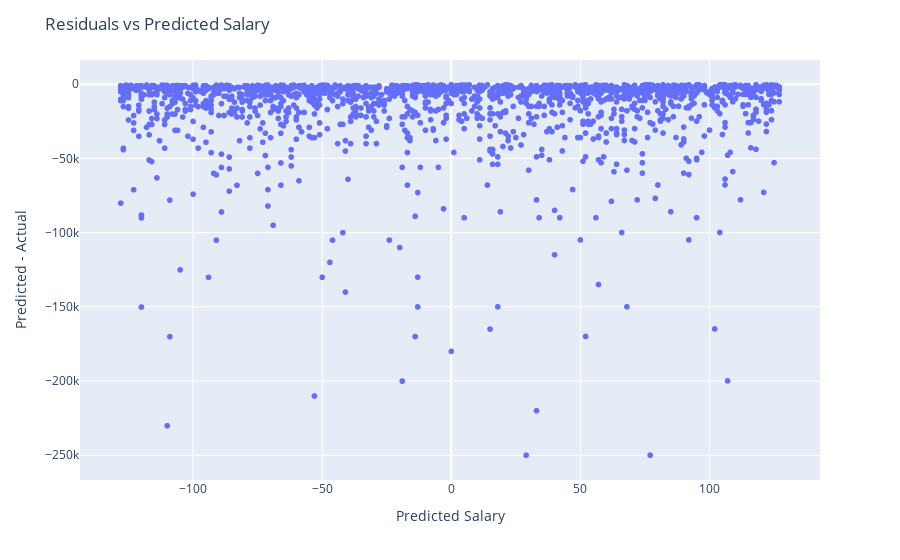
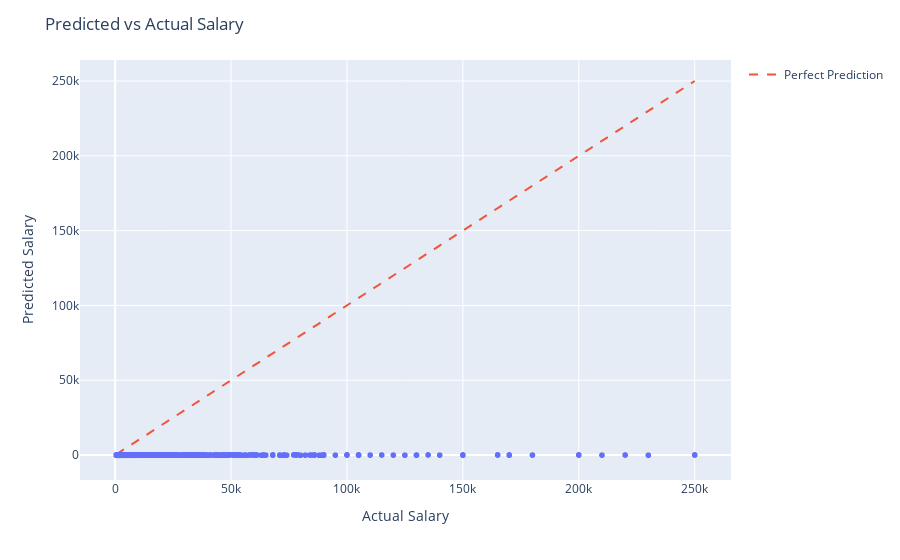
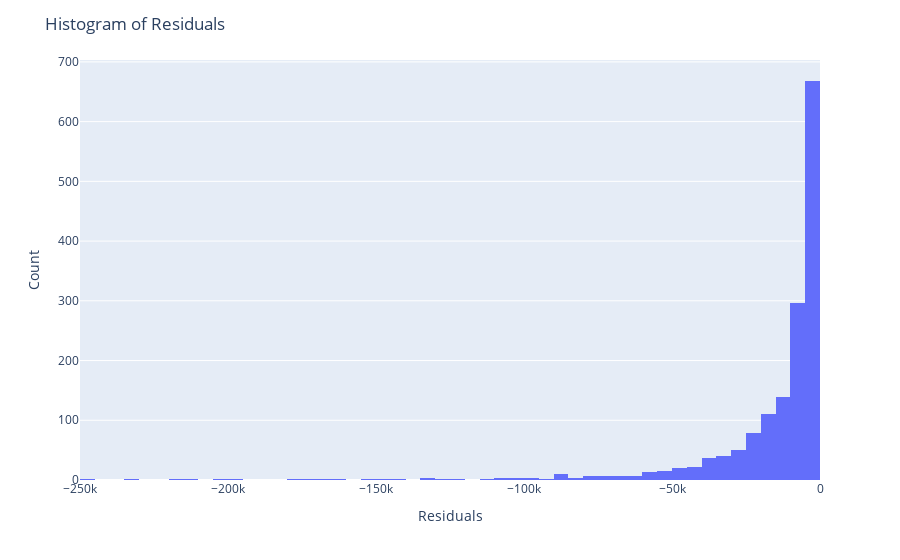

Write notebook code for charts like these, in order.
### Code cell
plot(prediction_df[prediction_df.Model == 'LightGBM'])

### Figure 1 — Plotly figure (JSON) as saved in the notebook; plotly's stock layout.template omitted (floating-point values rounded to 4 significant figures; data arrays with more than 128 entries replaced by an {"elided": "..."} marker saying what was removed)
{"data": [{"customdata": {"elided": "1566x1 str values"}, "hovertemplate": "Predicted Salary=%{x}<br>Residuals=%{y}<br>PlayerName=%{customdata[0]}<extra></extra>", "legendgroup": "", "marker": {"color": "#636efa", "symbol": "circle"}, "mode": "markers", "name": "", "showlegend": false, "type": "scattergl", "x": {"elided": "1566 int values"}, "xaxis": "x", "y": {"elided": "1566 int values"}, "yaxis": "y"}], "layout": {"legend": {"tracegroupgap": 0}, "margin": {"t": 60}, "title": {"text": "Residuals vs Predicted Salary"}, "xaxis": {"anchor": "y", "domain": [0, 1], "title": {"text": "Predicted Salary"}}, "yaxis": {"anchor": "x", "domain": [0, 1], "title": {"text": "Predicted - Actual"}}}}

### Figure 2 — Plotly figure (JSON) as saved in the notebook; plotly's stock layout.template omitted (floating-point values rounded to 4 significant figures; data arrays with more than 128 entries replaced by an {"elided": "..."} marker saying what was removed)
{"data": [{"customdata": {"elided": "1566x1 str values"}, "hovertemplate": "Actual Salary=%{x}<br>Predicted Salary=%{y}<br>PlayerName=%{customdata[0]}<extra></extra>", "legendgroup": "", "marker": {"color": "#636efa", "symbol": "circle"}, "mode": "markers", "name": "", "showlegend": false, "type": "scattergl", "x": {"elided": "1566 int values"}, "xaxis": "x", "y": {"elided": "1566 int values"}, "yaxis": "y"}, {"line": {"dash": "dash"}, "mode": "lines", "name": "Perfect Prediction", "type": "scatter", "x": [500, 250000], "y": [500, 250000]}], "layout": {"legend": {"tracegroupgap": 0}, "margin": {"t": 60}, "title": {"text": "Predicted vs Actual Salary"}, "xaxis": {"anchor": "y", "domain": [0, 1], "title": {"text": "Actual Salary"}}, "yaxis": {"anchor": "x", "domain": [0, 1], "title": {"text": "Predicted Salary"}}}}

### Figure 3 — Plotly figure (JSON) as saved in the notebook; plotly's stock layout.template omitted (floating-point values rounded to 4 significant figures; data arrays with more than 128 entries replaced by an {"elided": "..."} marker saying what was removed)
{"data": [{"alignmentgroup": "True", "bingroup": "x", "hovertemplate": "Residuals=%{x}<br>count=%{y}<extra></extra>", "legendgroup": "", "marker": {"color": "#636efa", "pattern": {"shape": ""}}, "name": "", "offsetgroup": "", "orientation": "v", "showlegend": false, "type": "histogram", "x": {"elided": "1566 int values"}, "xaxis": "x", "yaxis": "y"}], "layout": {"barmode": "relative", "legend": {"tracegroupgap": 0}, "margin": {"t": 60}, "title": {"text": "Histogram of Residuals"}, "xaxis": {"anchor": "y", "domain": [0, 1], "title": {"text": "Residuals"}}, "yaxis": {"anchor": "x", "domain": [0, 1], "title": {"text": "Count"}}}}
